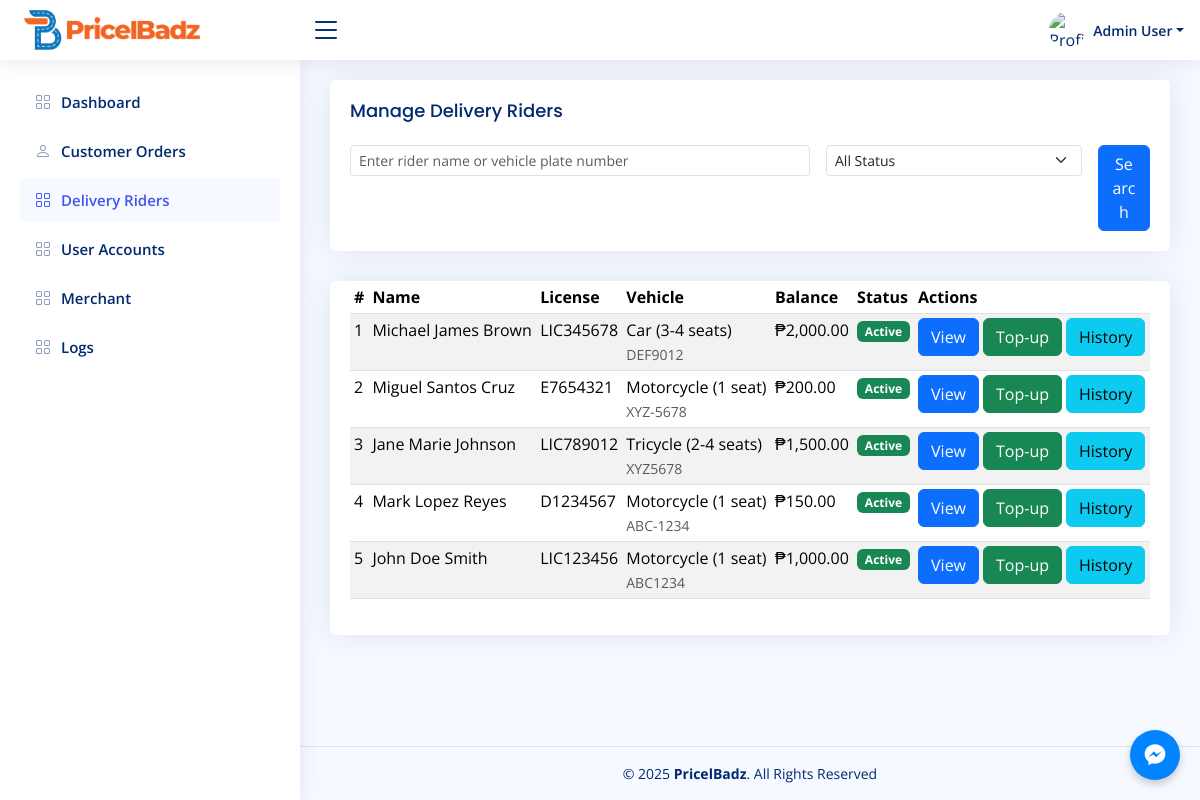
Page /admin/delivery_rider.php (signed in) on the earlier database version.
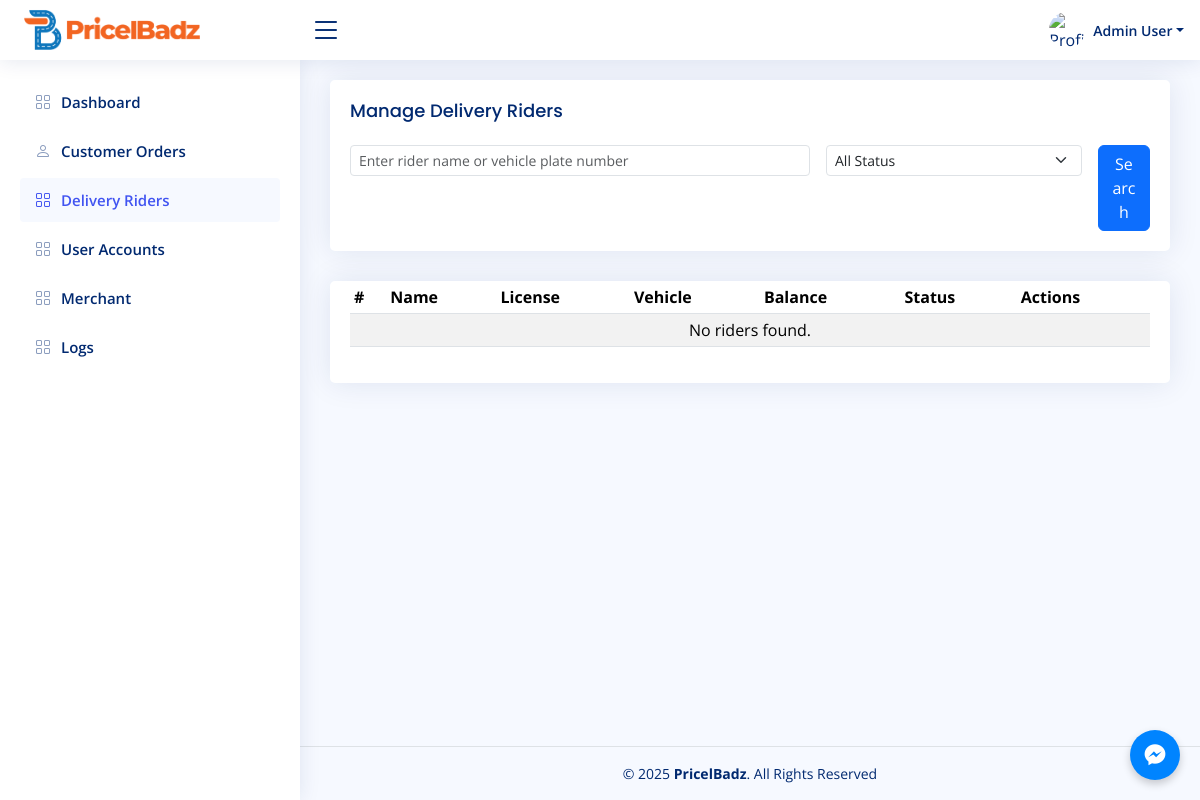
Same page on the later database version.
### tables this page shows
CREATE TABLE triders (
id INT AUTO_INCREMENT PRIMARY KEY,
first_name VARCHAR(50) NOT NULL,
middle_name VARCHAR(50),
last_name VARCHAR(50) NOT NULL,
license_number VARCHAR(20) NOT NULL,
vehicle_type ENUM('Motorcycle (1 seat)', 'Tricycle (2-4 seats)', 'Car (3-4 seats)', 'Car (5-7 seats)', 'Van (10-14
seats)') NOT NULL,
vehicle_cor VARCHAR(50) NOT NULL,
vehicle_plate_number VARCHAR(20) NOT NULL,
topup_balance DECIMAL(10, 2) DEFAULT 0.00,
rider_status ENUM('Active', 'Inactive') DEFAULT 'Active',
created_at TIMESTAMP DEFAULT CURRENT_TIMESTAMP,
updated_at TIMESTAMP DEFAULT CURRENT_TIMESTAMP ON UPDATE CURRENT_TIMESTAMP
);

### admin/delivery_rider.php (the view, shortened to what this page needs)
<?php
include './header.php';
include '../config/connect.php';
$search = isset($_POST['search']) ? $_POST['search'] : '';
$status = isset($_POST['status']) ? $_POST['status'] : 'All Status';
$query = "SELECT id, first_name, middle_name, last_name, CONCAT(first_name, ' ', COALESCE(middle_name, ''), ' ', last_name) AS fullname,
    license_number, vehicle_type, vehicle_plate_number, rider_status, topup_balance, vehicle_cor
    FROM triders
    WHERE (first_name LIKE ? OR last_name LIKE ? OR vehicle_plate_number LIKE ?)";
$query .= ' ORDER BY rider_status ASC, last_name ASC, first_name ASC';
$stmt = $conn->prepare($query);
$search_term = '%' . $search . '%';
if ($status !== 'All Status') {
    $stmt->bind_param('ssss', $search_term, $search_term, $search_term, $status);
} else {
    $stmt->bind_param('sss', $search_term, $search_term, $search_term);
}
$stmt->execute();
$result = $stmt->get_result();
?>
<main id="main" class="main">
    <section class="section">
        <div class="row">
            <div class="col-lg-12">
                <div class="card">
                    <div class="card-body">
                        <h5 class="card-title">Manage Delivery Riders</h5>
                        <form method="POST" class="row g-3">
                            <div class="col-md-7">
                                <input type="text" class="form-control form-control-sm" name="search" id="inputText"
                                    value="<?= htmlspecialchars($search) ?>"
                                    placeholder="Enter rider name or vehicle plate number">
                            </div>
                            <div class="col-md-4">
                                <select name="status" id="inputState" class="form-select form-select-sm">
                                    <option value="All Status" <?= $status === 'All Status' ? 'selected' : '' ?>>All
                                        Status</option>
                                </select>
                            </div>
                            <div class="col-md-1">
                                <button type="submit" class="btn btn-primary w-100">Search</button>
                            </div>
                        </form>
                    </div>
                </div>
                <div class="card">
                    <div class="card-body">
                        <div class="table-responsive">
                            <table class="table table-sm table-striped table-hover">
                                <thead>
                                    <tr>
                                        <th>#</th>
                                        <th>Name</th>
                                        <th>License</th>
                                        <th>Vehicle</th>
                                        <th>Balance</th>
                                        <th>Status</th>
                                        <th>Actions</th>
                                    </tr>
                                </thead>
                                <tbody>
                                    <?php
                                    $count = 1;
                                    if ($result->num_rows > 0):
                                        while ($row = $result->fetch_assoc()):
                                    ?>
                                    <tr>
                                        <td><?= $count++ ?></td>
                                        <td><?= htmlspecialchars($row['fullname']) ?></td>
                                        <td><?= htmlspecialchars($row['license_number']) ?></td>
                                        <td>
                                            <?= htmlspecialchars($row['vehicle_type']) ?>
                                            <br>
                                            <small
                                                class="text-muted"><?= htmlspecialchars($row['vehicle_plate_number']) ?></small>
                                        </td>
                                        <td>₱<?= number_format($row['topup_balance'], 2) ?></td>
                                        <td>
                                            <span
                                                class="badge <?= $row['rider_status'] === 'Active' ? 'bg-success' : 'bg-danger' ?>">
                                                <?= htmlspecialchars($row['rider_status']) ?>
                                            </span>
                                        </td>
                                        <td>
                                            <div class="d-flex gap-1">
                                                <button type="button" class="btn btn-primary" data-bs-toggle="modal"
                                                    data-bs-target="#riderModal<?= urlencode($row['id']) ?>">
                                                    View
                                                </button>
                                                <button type="button" class="btn btn-success" data-bs-toggle="modal"
                                                    data-bs-target="#editTopupModal<?= urlencode($row['id']) ?>">
                                                    Top-up
                                                </button>
                                                <a href="logs.php?rider_id=<?= urlencode($row['id']) ?>"
                                                    class="btn btn-info">
                                                    History
                                                </a>
                                            </div>
                                        </td>
                                    </tr>
                                    <?php
                                        endwhile;
                                    else:
                                    ?>
                                    <tr>
                                        <td colspan="7" class="text-center">No riders found.</td>
                                    </tr>
                                    <?php endif; ?>
                                </tbody>
                            </table>
                        </div>
                    </div>
                </div>
            </div>
        </div>
    </section>
</main>
<footer id="footer" class="footer border-top py-3">
    <div class="container">
        <div class="copyright text-center">
            &copy; 2025 <strong><span>PricelBadz</span></strong>. All Rights Reserved
        </div>
    </div>
</footer>

### admin/header.php (shortened to what this page needs)
<?php
$current_page = basename($_SERVER['PHP_SELF']);
?>
<!DOCTYPE html>
<html lang="en">
<head>
    <link href="../public/assets/vendor/bootstrap/css/bootstrap.min.css" rel="stylesheet">
    <link href="../public/assets/vendor/bootstrap-icons/bootstrap-icons.css" rel="stylesheet">
    <link href="../public/assets/vendor/boxicons/css/boxicons.min.css" rel="stylesheet">
    <link href="../public/assets/vendor/quill/quill.snow.css" rel="stylesheet">
    <link href="../public/assets/vendor/quill/quill.bubble.css" rel="stylesheet">
    <link href="../public/assets/vendor/remixicon/remixicon.css" rel="stylesheet">
    <link href="../public/assets/vendor/simple-datatables/style.css" rel="stylesheet">
    <link href="../public/assets/css/style.css" rel="stylesheet">
</head>
<body>
    <header id="header" class="header fixed-top d-flex align-items-center">
        <div class="d-flex align-items-center justify-content-between">
            <a href="dashboard.php" class="logo d-flex align-items-center">
                <span class="d-none d-lg-block"><img src="../public/img/logo.png" alt="PricelBadz Image"
                        style="max-height: 50px; width: auto;"></span>
            </a>
            <i class="bi bi-list toggle-sidebar-btn"></i>
        </div>
        <nav class="header-nav ms-auto">
            <ul class="d-flex align-items-center">
                <li class="nav-item dropdown pe-3">
                    <a class="nav-link nav-profile d-flex align-items-center pe-0" href="#"
                        data-bs-toggle="dropdown">
                        <img src="../public/img/bg.jpg" alt="Profile" class="rounded-circle"
                            style="width: 36px; height: 36px; object-fit: cover;">
                        <span
                            class="d-none d-md-block dropdown-toggle ps-2"><?= htmlspecialchars($_SESSION['first_name'] . ' ' . $_SESSION['last_name']) ?></span>
                    </a>
                </li>
            </ul>
        </nav>
    </header>
    <aside id="sidebar" class="sidebar">
        <ul class="sidebar-nav" id="sidebar-nav">
            <li class="nav-item">
                <a class="nav-link <?= $current_page === 'dashboard.php' ? '' : 'collapsed' ?>" href="dashboard.php">
                    <i class="bi bi-grid"></i>
                    <span>Dashboard</span>
                </a>
            </li>
            <li class="nav-item">
                <a class="nav-link <?= $current_page === 'customer_orders.php' ? '' : 'collapsed' ?>"
                    href="customer_orders.php">
                    <i class="bi bi-person"></i>
                    <span>Customer Orders</span>
                </a>
            </li>
            <li class="nav-item">
                <a class="nav-link <?= $current_page === 'delivery_rider.php' ? '' : 'collapsed' ?>"
                    href="delivery_rider.php">
                    <i class="bi bi-grid"></i>
                    <span>Delivery Riders</span>
                </a>
            </li>
            <li class="nav-item">
                <a class="nav-link <?= $current_page === 'user_account.php' ? '' : 'collapsed' ?>"
                    href="user_account.php">
                    <i class="bi bi-grid"></i>
                    <span>User Accounts</span>
                </a>
            </li>
            <li class="nav-item">
                <a class="nav-link <?= $current_page === 'merchant.php' ? '' : 'collapsed' ?>" href="merchant.php">
                    <i class="bi bi-grid"></i>
                    <span>Merchant</span>
                </a>
            </li>
            <li class="nav-item">
                <a class="nav-link <?= $current_page === 'logs.php' ? '' : 'collapsed' ?>" href="logs.php">
                    <i class="bi bi-grid"></i>
                    <span>Logs</span>
                </a>
            </li>
        </ul>
    </aside>
    <a href="https://www.facebook.com/messages/t/651650764687119" target="_blank" class="fb-messenger-link"
        style="position: fixed; bottom: 20px; right: 20px; background-color: #0084ff; color: white; width: 50px; height: 50px; border-radius: 50%; display: flex; align-items: center; justify-content: center; box-shadow: 0 4px 8px rgba(0,0,0,0.2); z-index: 1000;">
        <i class='bx bxl-messenger' style="font-size: 28px;"></i>
    </a>
</body>
</html>

### public/assets/css/style.css (style rules this page uses)
:root { scroll-behavior: smooth; }
body { font-family: "Open Sans", sans-serif; background: #f6f9ff; color: #444444; }
a { color: #4154f1; text-decoration: none; }
h1, h2, h3, h4, h5, h6 { font-family: "Nunito", sans-serif; }
#main { margin-top: 60px; padding: 20px 30px; transition: all 0.3s; }
.card { margin-bottom: 30px; border: none; border-radius: 5px; box-shadow: 0px 0 30px rgba(1, 41, 112, 0.1); }
.card-title { padding: 20px 0 15px 0; font-size: 18px; font-weight: 500; color: #012970; font-family: "Poppins", sans-serif; }
.card-body { padding: 0 20px 20px 20px; }
.logo { line-height: 1; }
@media (min-width: 1200px) { .logo { width: 280px; } }
.logo img { max-height: 26px; margin-right: 6px; }
.logo span { font-size: 26px; font-weight: 700; color: #012970; font-family: "Nunito", sans-serif; }
.header { transition: all 0.5s; z-index: 997; height: 60px; box-shadow: 0px 2px 20px rgba(1, 41, 112, 0.1); background-color: #fff; padding-left: 20px; }
.header .toggle-sidebar-btn { font-size: 32px; padding-left: 10px; cursor: pointer; color: #012970; }
.header-nav ul { list-style: none; }
.header-nav>ul { margin: 0; padding: 0; }
.header-nav .nav-profile { color: #012970; }
.header-nav .nav-profile img { max-height: 36px; }
.header-nav .nav-profile span { font-size: 14px; font-weight: 600; }
.sidebar { position: fixed; top: 60px; left: 0; bottom: 0; width: 300px; z-index: 996; transition: all 0.3s; padding: 20px; overflow-y: auto; scrollbar-width: thin; scrollbar-color: #aab7cf transparent; box-shadow: 0px 0px 20px rgba(1, 41, 112, 0.1); background-color: #fff; }
@media (min-width: 1200px) { #main, #footer { margin-left: 300px; } }
.sidebar-nav { padding: 0; margin: 0; list-style: none; }
.sidebar-nav li { padding: 0; margin: 0; list-style: none; }
.sidebar-nav .nav-item { margin-bottom: 5px; }
.sidebar-nav .nav-link { display: flex; align-items: center; font-size: 15px; font-weight: 600; color: #4154f1; transition: 0.3; background: #f6f9ff; padding: 10px 15px; border-radius: 4px; }
.sidebar-nav .nav-link i { font-size: 16px; margin-right: 10px; color: #4154f1; }
.sidebar-nav .nav-link.collapsed { color: #012970; background: #fff; }
.sidebar-nav .nav-link.collapsed i { color: #899bbd; }
.footer { padding: 20px 0; font-size: 14px; transition: all 0.3s; border-top: 1px solid #cddfff; }
.footer .copyright { text-align: center; color: #012970; }

### admin/delivery_rider.php (style rules this page uses)
html, body { height: 100%; margin: 0; }
body { display: flex; flex-direction: column; }
#main { flex: 1 0 auto; }
#footer { flex-shrink: 0; }

Differences in the rows shown:
removed triders: fullname "Michael James Brown", license_number "LIC345678", vehicle_type "Car (3-4 seats)", vehicle_plate_number "DEF9012", topup_balance "2,000.00", rider_status "Active"
removed triders: fullname "Miguel Santos Cruz", license_number "E7654321", vehicle_type "Motorcycle (1 seat)", vehicle_plate_number "XYZ-5678", topup_balance "200.00", rider_status "Active"
removed triders: fullname "Jane Marie Johnson", license_number "LIC789012", vehicle_type "Tricycle (2-4 seats)", vehicle_plate_number "XYZ5678", topup_balance "1,500.00", rider_status "Active"
removed triders: fullname "Mark Lopez Reyes", license_number "D1234567", vehicle_type "Motorcycle (1 seat)", vehicle_plate_number "ABC-1234", topup_balance "150.00", rider_status "Active"
removed triders: fullname "John Doe Smith", license_number "LIC123456", vehicle_type "Motorcycle (1 seat)", vehicle_plate_number "ABC1234", topup_balance "1,000.00", rider_status "Active"
Other differences:
text now shown: "No riders found."
